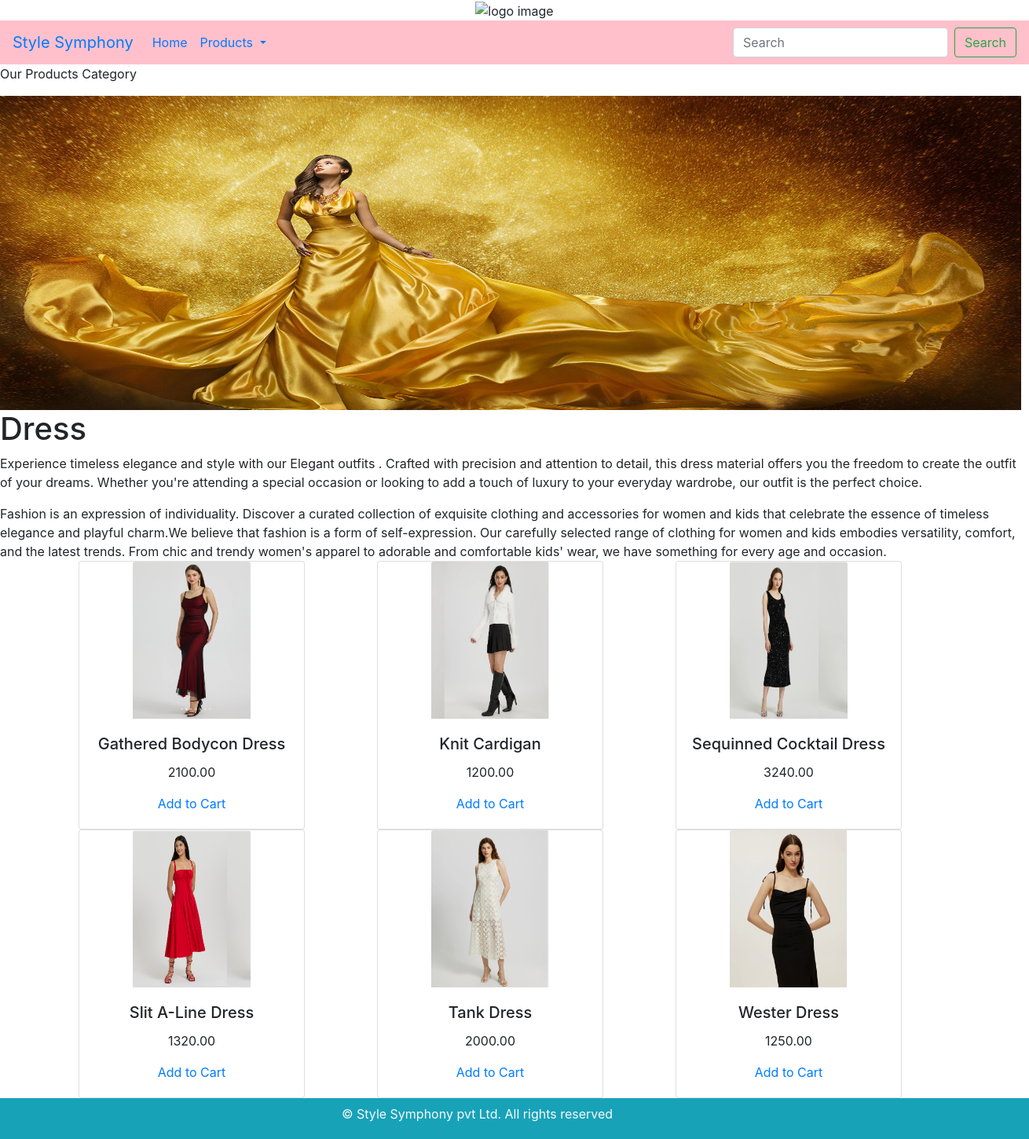
The page /dress/ on the database its author committed.
### shop/models.py (models this page shows, shortened)
class  Category(models.Model):
    name = models.CharField(max_length=250, unique=True)
    slug = models.SlugField(max_length=250, unique=True)
    description = models.TextField(blank=True)
    image = models.ImageField(upload_to='category', blank=True)
    class Meta:
        ordering =('name',)
        verbose_name='category'
        verbose_name_plural='categories'
    def get_url(self):
        return reverse('product_by_category', args=[self.slug])

class Product(models.Model):
    name=models.CharField(max_length=250 ,unique=True)
    slug=models.SlugField(max_length=250, unique=True)
    description=models.TextField(blank=True)
    price=models.DecimalField(max_digits=10, decimal_places=2)
    image=models.ImageField(upload_to='Product', blank=True)
    category=models.ForeignKey(Category, on_delete=models.CASCADE)
    stock=models.IntegerField()
    available=models.BooleanField(default=True)
    created_at=models.DateTimeField(auto_now_add=True)
    class Meta:
        ordering=('name',)
        verbose_name='product'
        verbose_name_plural='products'
    def get_url(self):
        return reverse('product_catdetail', args=[self.category.slug, self.slug])

### shop/views.py (the view)
# urls.py: path('',views.allproducts,name='allproducts'),
def allproducts(request, slug_c=None):
    page_c=None
    products=None
    if slug_c!=None:
        page_c=get_object_or_404(Category, slug=slug_c)
        products=Product.objects.all().filter(category=page_c,available=True)
    else:
        products=Product.objects.all().filter(available=True)
    return render(request,'home.html',{'category':page_c ,'products':products})

### shop/context_processors.py (called while the page is built)
def my_links(request):
    links=Category.objects.all()
    return dict(links=links)

### templates/home.html (shortened to what this page needs)
{% extends 'base.html' %}
{% load static %}
{%block content %}
{% if category %}
<div>
 <div>
    <p><a href="{% url 'allproducts' %}"></a>Our Products Category </p>
 </div>
</div>
{% endif %}
<div>
 {% if category %}
  <img src="{{category.image.url}}" alt="{{category.name}}" style="height:400px;width:1300px">
  <br>
    <div>
    <h1>{{category.name}}</h1>
    <p>{{category.description}}</p>
    </div>
{% endif %}Fashion is an expression of individuality. Discover a curated collection of exquisite clothing and accessories for women and kids that celebrate the essence of timeless elegance and playful charm.We believe that fashion is a form of self-expression. Our carefully selected range of clothing for women and kids embodies versatility, comfort, and the latest trends. From chic and trendy women's apparel to adorable and comfortable kids' wear, we have something for every age and occasion.
<div class="container">
    <div class="row">
        {% for product in products %}
         <div class="col-9 col-sm-12 col-md-4 col-lg-4">
             <div class="card text-center" style="width: 18rem;">
                 <a href="{{product.get_url}}"><img src="{{product.image.url}}" class="card-img-top"  style="height:200px;width:150px" alt="{{product.name}}"></a>
                   <div class="card-body">
                     <h5 class="card-title">{{product.name}}</h5>
                       <p class="card-text">{{product.price}}</p>
                       <a href="{% url 'add_to_cart' product_id=product.id %}">Add to Cart</a>
                   </div>
             </div>
         </div>
        {% endfor %}
    </div>
</div>
{% endblock %}

### templates/base.html (shortened to what this page needs)
{% load static %}
<!DOCTYPE html>
<html lang="en">
<head>
    <link rel="stylesheet" href="https://cdn.jsdelivr.net/npm/bootstrap@4.6.2/dist/css/bootstrap.min.css">
</head>
<body>
{% include 'header.html' %}
{% include 'navbar.html' %}
{%block content %}{% endblock %}
{% include 'footer.html' %}
</body>
</html>

### templates/header.html
{% load static %}
<header>
  <center>
  <img src="{% static 'img/NEWLOGO.png' %}" alt="logo image" style="width:250px; height:250px">
  </center>
</header>

### templates/navbar.html (shortened to what this page needs)
    <nav class="navbar navbar-expand-lg navbar-purple"   style="background-color: pink;">
    <a class="navbar-brand" href="#">Style Symphony</a>
    <div class="collapse navbar-collapse" id="navbarSupportedContent">
    <ul class="navbar-nav mr-auto">
      <li class="nav-item active">
        <a class="nav-link" href="#">Home <span class="sr-only">(current)</span></a>
      </li>
      <li class="nav-item dropdown">
        <a class="nav-link dropdown-toggle" href="#" id="navbarDropdown" role="button" data-toggle="dropdown" aria-haspopup="true" aria-expanded="false">
          Products
        </a>
    </ul>
    <form class="form-inline my-2 my-lg-0">
      <input class="form-control mr-sm-2" type="search" placeholder="Search" aria-label="Search">
      <button class="btn btn-outline-success my-2 my-sm-0" type="submit">Search</button>
    </form>
  </div>
</nav>

### templates/footer.html
<footer class="pt-2 pb-1 bg-info text-light">
  <div class="container">
    <div class="row align-items-center">
      <div class="col-12 col-md-11 mt-4 mt-md-0 text-center">
         <p>&copy Style Symphony pvt Ltd. All rights reserved</p>
      </div>
    </div>
  </div>
</footer>

### rows shown on the page
Category: image (picture), name "Dress", description "Experience timeless elegance and style with our Elegant outfits . Crafted with precision and attention to detail, this dress material offers you the freedom to create the outfit of your dreams. Whether you're attending a special occasion or looking to add a touch of luxury to your everyday wardrobe, our outfit is the perfect choice."
Product: image (picture), name "Gathered Bodycon Dress", price "2100.00"
Product: image (picture), name "Knit Cardigan", price "1200.00"
Product: image (picture), name "Sequinned Cocktail Dress", price "3240.00"
Product: image (picture), name "Slit A-Line Dress", price "1320.00"
Product: image (picture), name "Tank Dress", price "2000.00"
Product: image (picture), name "Wester Dress", price "1250.00"
